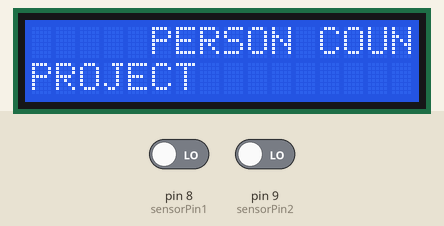
Recording of a sketch running on a simulated Arduino Uno, built with avr-gcc and run on an emulated ATmega328P. Parts: 16×2 character LCD. The inputs (shaded band) are chosen by the test bench; at power-on: pin 8 (sensorPin1) LOW, pin 9 (sensorPin2) LOW.

Above: at 0.1 s.
4.3 s: pin 8 (sensorPin1) driven HIGH
At 4.7 s:
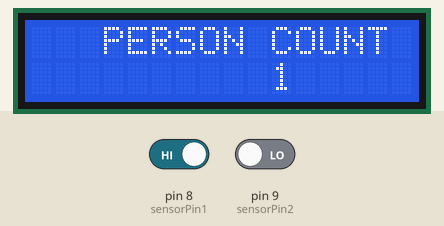
At 5.2 s:
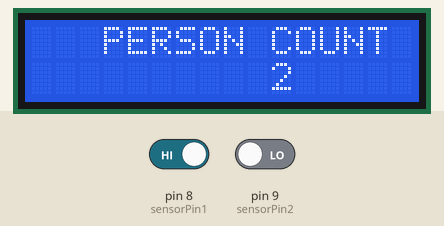
Timing chart, 0 to 7.3 s (numbered marks = the images above; inputs shaded):
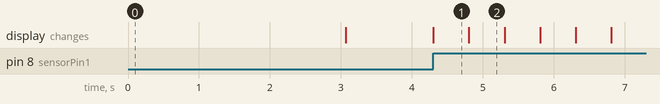

The sketch:

liqds.ino
```cpp
#include <LiquidCrystal.h>

int sensorValue1 = 0,sensorValue2 = 0, count=0;
int sensorPin1 = 8, sensorPin2 = 9;

LiquidCrystal lcd(2,3,4,5,6,7);

void setup()
{
  pinMode(sensorPin1, INPUT);
  pinMode(sensorPin2, INPUT);
  lcd.begin(16,2);
  lcd.setCursor(5,0);
  lcd.print("PERSON COUNT");
  lcd.setCursor(0,1);
  lcd.print("PROJECT");
  delay(3000);
  lcd.clear();
}

void loop()
{
  sensorValue1 = digitalRead(sensorPin1);
  sensorValue2 = digitalRead(sensorPin2);
  Serial.println(sensorValue1);
  Serial.println(sensorValue2);
  if(sensorValue1 == HIGH)
  {
    count++;
    lcd.setCursor(3,0);
    lcd.print("PERSON COUNT");
    lcd.setCursor(10,1);
    lcd.print(count);
    delay(500);
  }
  else if(sensorValue2 ==HIGH)
  {
    count--;
    lcd.setCursor(3,0);
    lcd.print("PERSON COUNT");
    lcd.setCursor(10,1);
    lcd.print(count);
    delay(500);
  }
  else
  {
  }
  }
```

Measured:
- after the input at 4.3 s, the display: changes at once (image 1)
- what the display in image 1 shows lasts 0.5 s, from 4.3 s to 4.8 s
